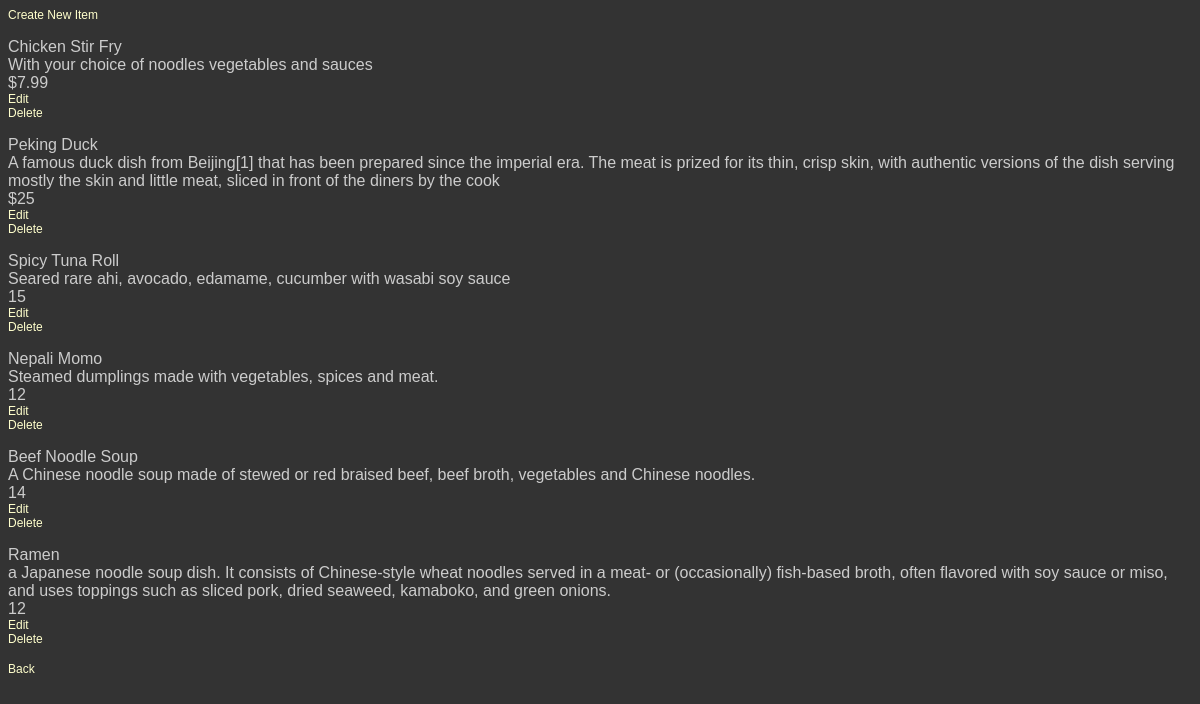
The app's page /restaurant/2/menu/ with its own data.
### database_setup.py (models this page shows, shortened)
class MenuItem(Base):
    __tablename__ = 'menu_item'
    name = Column(String(80), nullable=False)
    id = Column(Integer, primary_key=True)
    course = Column(String(250))
    description = Column(String(250))
    price = Column(String(8))
    restaurant_id = Column(Integer, ForeignKey('restaurant.id'))
    restaurant = relationship(Restaurant)

### final_project.py (the view)
@app.route('/restaurant/<int:restaurant_id>/')
@app.route('/restaurant/<int:restaurant_id>/menu/')
def showMenu(restaurant_id):
    DBSession = sessionmaker(bind=engine)
    session = DBSession()
    restaurants = session.query(Restaurant).filter_by(id=restaurant_id).one()
    items = session.query(MenuItem).filter_by(restaurant_id=restaurant_id).all()
    return render_template('menu.html', restaurant=restaurants, item=items)

### templates/menu.html (shortened to what this page needs)
<html>
    <head>
        <link rel=stylesheet type=text/css href="{{url_for('static',filename='styles.css')}}">
    </head>
    <body>
        <p><a href = "{{url_for('newMenuItem', restaurant_id=restaurant.id)}}">Create New Item</a></p>
            <div>
                {%if item !=[]%}
                    {%for i in item%}
                        <p>{{i.name}}</br>
                        {{i.description}}</br>
                        {{i.price}}</br>
                        <a href="{{url_for('editMenuItem', restaurant_id=restaurant.id,menu_id=i.id)}}">Edit</a></br>
                        <a href="{{url_for('deleteMenuItem', restaurant_id=restaurant.id,menu_id=i.id)}}">Delete</a>
                        </p>
                    {%endfor%}
                {%else%}
                    <p>Ops! Looks like you don't have any item registered. Please, create a new item.</p>
                {%endif%}
                <a href="{{url_for('showRestaurants')}}">Back</a>
            </div>
    </body>
</html>

### static/styles.css (style rules this page uses)
body { font-family: sans-serif; background-color: #333333 }
p, dd, dt { color: #cccccc; }
a { text-decoration: none; color: #ffffcc; font-size: .75em; }

### records on screen
MenuItem: name "Chicken Stir Fry", description "With your choice of noodles vegetables and sauces", price "$7.99"
MenuItem: name "Peking Duck", description "A famous duck dish from Beijing[1] that has been prepared since the imperial era. The meat is prized for its thin, crisp skin, with authentic versions of the dish serving mostly the skin and little meat, sliced in front of the diners by the cook", price "$25"
MenuItem: name "Spicy Tuna Roll", description "Seared rare ahi, avocado, edamame, cucumber with wasabi soy sauce", price "15"
MenuItem: name "Nepali Momo", description "Steamed dumplings made with vegetables, spices and meat.", price "12"
MenuItem: name "Beef Noodle Soup", description "A Chinese noodle soup made of stewed or red braised beef, beef broth, vegetables and Chinese noodles.", price "14"
MenuItem: name "Ramen", description "a Japanese noodle soup dish. It consists of Chinese-style wheat noodles served in a meat- or (occasionally) fish-based broth, often flavored with soy sauce or miso, and uses toppings such as sliced pork, dried seaweed, kamaboko, and green onions.", price "12"
